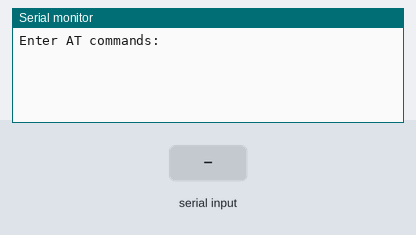
This sketch was run on a simulated Arduino Mega 2560, built with avr-gcc and run on an emulated ATmega2560. Parts: the last lines printed to the serial monitor. The inputs (shaded band) are chosen by the test bench.

Above: at 1.2 s.
1.3 s: "1" received over the second serial link
At 2.5 s:
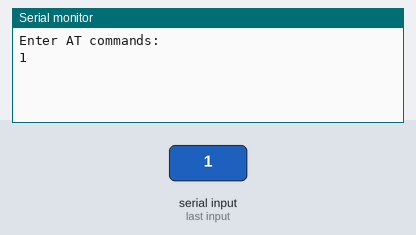
2.8 s: "0" received over the second serial link
At 3.6 s:
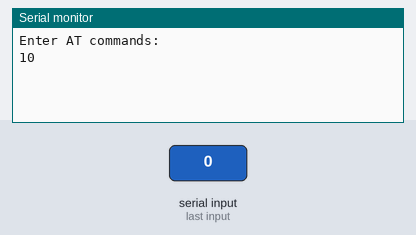

The sketch:

AT_Command.ino
```cpp
// Basic Bluetooth sketch HC-06_01
// Connect the Hc-06 module and communicate using the serial monitor
//
// The HC-06 defaults to AT mode when first powered on.
// The default baud rate is 9600
// The Hc-06 requires all AT commands to be in uppercase. NL+CR should not be added to the command string
//
// Connect the HC-06 TX to the Spresense RX on pin 0.
// Connect the HC-06 RX to the Spresense TX on pin 1.
//

void setup()
{
  Serial.begin(9600);
  Serial.println("Enter AT commands:");

  // HC-06 default serial speed is 9600
  // If you changed baud rate by using AT command, please edit below.
  Serial2.begin(9600);
}

void loop()
{
  // Keep reading from HC-06 and send to Arduino Serial Monitor
  if (Serial2.available()) {
    Serial.write(Serial2.read());
  }

  // Keep reading from Arduino Serial Monitor and send to HC-06
  if (Serial.available()) {
    Serial2.write(Serial.read());
  }

}
```

Measured:
- after the input at 1.3 s, the serial monitor: prints a new line at once (image 1)
- after the input at 2.8 s, the serial monitor: prints a new line at once (image 2)
